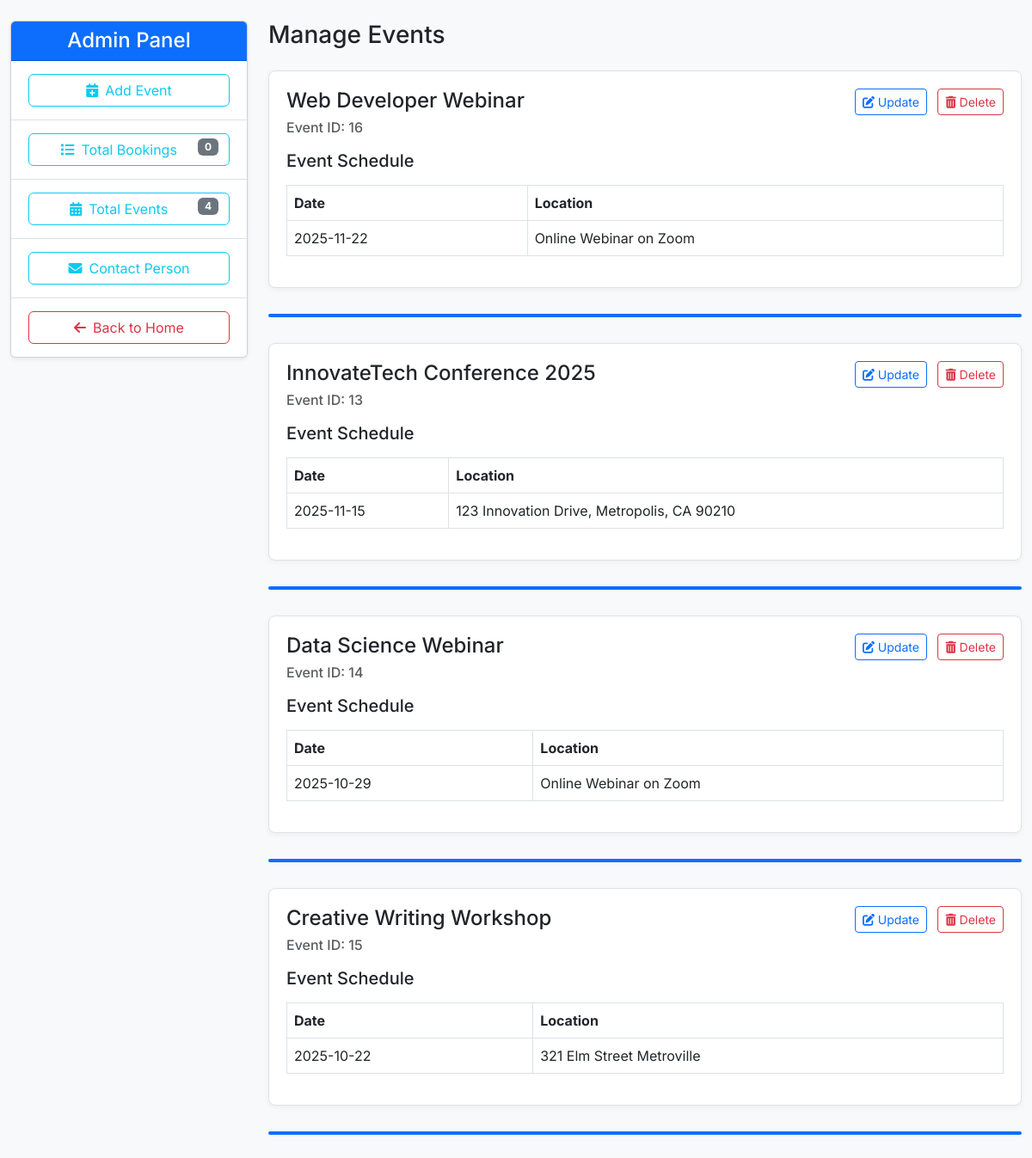
Page /dashboard.php on the committed database.
### tables this page shows
CREATE TABLE `events` (
  `id` int(11) NOT NULL,
  `title` varchar(255) NOT NULL,
  `date` date NOT NULL,
  `location` varchar(255) NOT NULL
);

### dashboard.php (the view, shortened to what this page needs)
<?php include('config.php'); ?>
<!DOCTYPE html>
<html lang="en">
<head>
  <link rel="stylesheet" href="https://cdnjs.cloudflare.com/ajax/libs/font-awesome/6.7.2/css/all.min.css">
  <link href="https://cdn.jsdelivr.net/npm/bootstrap@5.3.0/dist/css/bootstrap.min.css" rel="stylesheet"/>
</head>
<body>
<div class="container-fluid mt-4">
  <div class="row">
    <div class="col-md-3 mb-4">
      <div class="card shadow-sm">
        <div class="card-header bg-primary text-white text-center">
          <h4 class="mb-0">Admin Panel</h4>
        </div>
        <ul class="list-group list-group-flush sidebar">
          <li class="list-group-item">
            <a href="add_event.php" class="btn btn-outline-info w-100">
              <i class="fas fa-calendar-plus me-2"></i>Add Event
            </a>
          </li>
          <li class="list-group-item">
            <a href="display.php" class="btn btn-outline-info w-100">
              <i class="fas fa-list me-2"></i>Total Bookings
              <span class="badge bg-secondary float-end">
                <?php
                  $result = mysqli_query($conn, "SELECT * FROM bookings");
                  echo mysqli_num_rows($result);
                ?>
              </span>
            </a>
          </li>
          <li class="list-group-item">
            <a href="dashboard.php" class="btn btn-outline-info w-100">
              <i class="fas fa-calendar-alt me-2"></i>Total Events
              <span class="badge bg-secondary float-end">
                <?php
                  $result = mysqli_query($conn, "SELECT * FROM events");
                  echo mysqli_num_rows($result);
                ?>
              </span>
            </a>
          </li>
          <li class="list-group-item">
            <a href="display_contact.php" class="btn btn-outline-info w-100">
              <i class="fas fa-envelope me-2"></i>Contact Person
            </a>
          </li>
          <li class="list-group-item">
            <a href="index.php" class="btn btn-outline-danger w-100">
              <i class="fas fa-arrow-left me-2"></i>Back to Home
            </a>
          </li>
        </ul>
      </div>
    </div>
    <div class="col-md-9">
      <h3 class="mb-4">Manage Events</h3>
      <?php
        $query = "SELECT * FROM events ORDER BY date DESC";
        $run = mysqli_query($conn, $query);
        while($row = mysqli_fetch_assoc($run)) {
      ?>
        <div class="event-card">
          <div class="d-flex justify-content-between align-items-start mb-2">
            <div>
              <h4 class="card-title"><?php echo $row['title']; ?></h4>
              <h6 class="text-muted">Event ID: <?php echo $row['id']; ?></h6>
            </div>
            <div>
              <a href="update.php?id=<?php echo $row['id']; ?>" class="btn btn-sm btn-outline-primary me-2">
                <i class="fas fa-edit"></i> Update
              </a>
              <a href="delete.php?id=<?php echo $row['id']; ?>" class="btn btn-sm btn-outline-danger" onclick="return confirm('Are you sure to delete this event?')">
                <i class="fas fa-trash-alt"></i> Delete
              </a>
            </div>
          </div>
          <h5 class="mb-3">Event Schedule</h5>
          <table class="table table-bordered">
            <thead>
              <tr>
                <th>Date</th>
                <th>Location</th>
              </tr>
            </thead>
            <tbody>
              <tr>
                <td><?php echo htmlspecialchars($row['date']); ?></td>
                <td><?php echo htmlspecialchars($row['location']); ?></td>
              </tr>
            </tbody>
          </table>
        </div>
        <div class="line"></div>
      <?php } ?>
    </div>
  </div>
</div>
</body>
</html>

### dashboard.php (style rules this page uses)
body { font-family: 'Inter', sans-serif; background-color: #f8f9fa; }
.sidebar .list-group-item { padding: 15px 20px; }
.card-title { margin-bottom: 0.5rem; }
.btn-sm { font-size: 0.875rem; }
.event-card { background-color: #fff; border: 1px solid #dee2e6; border-radius: 8px; padding: 20px; margin-bottom: 30px; box-shadow: 0 2px 6px rgba(0, 0, 0, 0.05); }
.line { height: 4px; background-color: #0d6efd; margin: 30px 0; border-radius: 2px; }
table th { background-color: #e9ecef; }

### rows in the picture
events: title "Web Developer Webinar", id "16", date "2025-11-22", location "Online Webinar on Zoom"
events: title "InnovateTech Conference 2025", id "13", date "2025-11-15", location "123 Innovation Drive, Metropolis, CA 90210"
events: title "Data Science Webinar", id "14", date "2025-10-29", location "Online Webinar on Zoom"
events: title "Creative Writing Workshop", id "15", date "2025-10-22", location "321 Elm Street Metroville"

### other values in the picture
mysqli_num_rows($result) "0"
mysqli_num_rows($result) "4"
